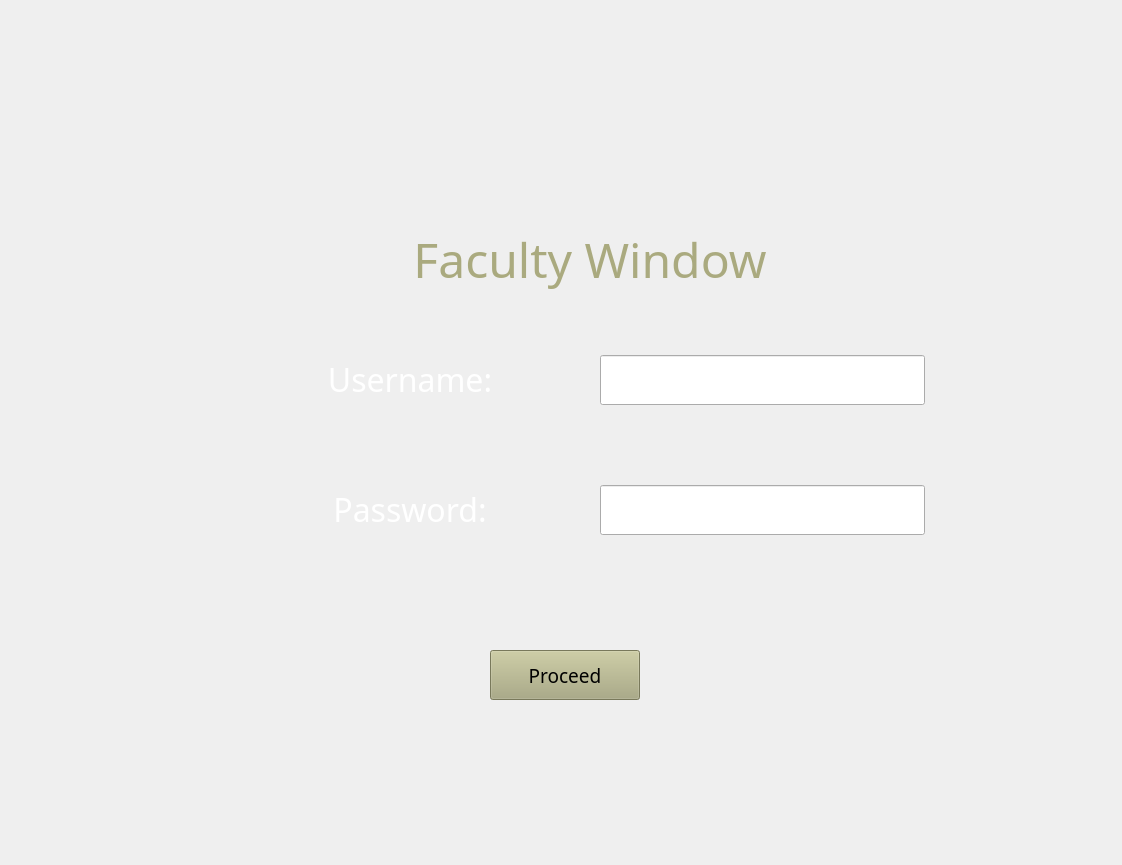
<?xml version="1.0" encoding="UTF-8"?>
<ui version="4.0">
 <class>MainWindow</class>
 <widget class="QMainWindow" name="MainWindow">
  <property name="geometry">
   <rect>
    <x>0</x>
    <y>0</y>
    <width>1122</width>
    <height>865</height>
   </rect>
  </property>
  <property name="minimumSize">
   <size>
    <width>1122</width>
    <height>865</height>
   </size>
  </property>
  <property name="maximumSize">
   <size>
    <width>1122</width>
    <height>865</height>
   </size>
  </property>
  <property name="windowTitle">
   <string>FacultyWindow</string>
  </property>
  <widget class="QWidget" name="centralwidget">
   <widget class="QLabel" name="usernameLabel">
    <property name="geometry">
     <rect>
      <x>300</x>
      <y>345</y>
      <width>220</width>
      <height>70</height>
     </rect>
    </property>
    <property name="font">
     <font>
      <family>Leelawadee</family>
      <pointsize>18</pointsize>
      <weight>50</weight>
      <bold>false</bold>
     </font>
    </property>
    <property name="text">
     <string>&lt;html&gt;&lt;head/&gt;&lt;body&gt;&lt;p align=&quot;center&quot;&gt;&lt;span style=&quot; font-size:24pt; color:#ffffff;&quot;&gt;Username:&lt;/span&gt;&lt;/p&gt;&lt;/body&gt;&lt;/html&gt;</string>
    </property>
   </widget>
   <widget class="QLabel" name="passwordLabel_2">
    <property name="geometry">
     <rect>
      <x>300</x>
      <y>475</y>
      <width>220</width>
      <height>70</height>
     </rect>
    </property>
    <property name="font">
     <font>
      <family>Leelawadee</family>
      <pointsize>18</pointsize>
      <weight>50</weight>
      <bold>false</bold>
     </font>
    </property>
    <property name="text">
     <string>&lt;html&gt;&lt;head/&gt;&lt;body&gt;&lt;p align=&quot;center&quot;&gt;&lt;span style=&quot; font-size:24pt; color:#ffffff;&quot;&gt;Password:&lt;/span&gt;&lt;/p&gt;&lt;/body&gt;&lt;/html&gt;</string>
    </property>
   </widget>
   <widget class="QLineEdit" name="usernameLE">
    <property name="geometry">
     <rect>
      <x>600</x>
      <y>355</y>
      <width>325</width>
      <height>50</height>
     </rect>
    </property>
    <property name="styleSheet">
     <string notr="true">
</string>
    </property>
   </widget>
   <widget class="QLineEdit" name="passwordLE">
    <property name="geometry">
     <rect>
      <x>600</x>
      <y>485</y>
      <width>325</width>
      <height>50</height>
     </rect>
    </property>
   </widget>
   <widget class="QPushButton" name="proceedNLW">
    <property name="geometry">
     <rect>
      <x>490</x>
      <y>650</y>
      <width>150</width>
      <height>50</height>
     </rect>
    </property>
    <property name="font">
     <font>
      <family>Leelawadee</family>
      <pointsize>14</pointsize>
      <weight>50</weight>
      <bold>false</bold>
     </font>
    </property>
    <property name="styleSheet">
     <string notr="true">background-color:rgb(170, 170, 127)</string>
    </property>
    <property name="text">
     <string>Proceed</string>
    </property>
   </widget>
   <widget class="QLabel" name="label">
    <property name="geometry">
     <rect>
      <x>365</x>
      <y>220</y>
      <width>450</width>
      <height>80</height>
     </rect>
    </property>
    <property name="font">
     <font>
      <family>Leelawadee</family>
      <pointsize>36</pointsize>
     </font>
    </property>
    <property name="text">
     <string>&lt;html&gt;&lt;head/&gt;&lt;body&gt;&lt;p align=&quot;center&quot;&gt;&lt;span style=&quot; color:#aaaa7f;&quot;&gt;Faculty Window&lt;/span&gt;&lt;/p&gt;&lt;/body&gt;&lt;/html&gt;</string>
    </property>
   </widget>
   <widget class="QFrame" name="frame">
    <property name="geometry">
     <rect>
      <x>-1</x>
      <y>-1</y>
      <width>1131</width>
      <height>871</height>
     </rect>
    </property>
    <property name="styleSheet">
     <string notr="true">border-image:url(:/back/BACKGROUND.png) 0 0 0 0 stretch stretch</string>
    </property>
    <property name="frameShape">
     <enum>QFrame::StyledPanel</enum>
    </property>
    <property name="frameShadow">
     <enum>QFrame::Raised</enum>
    </property>
   </widget>
   <zorder>frame</zorder>
   <zorder>usernameLabel</zorder>
   <zorder>passwordLabel_2</zorder>
   <zorder>usernameLE</zorder>
   <zorder>passwordLE</zorder>
   <zorder>proceedNLW</zorder>
   <zorder>label</zorder>
  </widget>
 </widget>
 <resources>
  <include location="r3.qrc"/>
 </resources>
 <connections/>
</ui>
